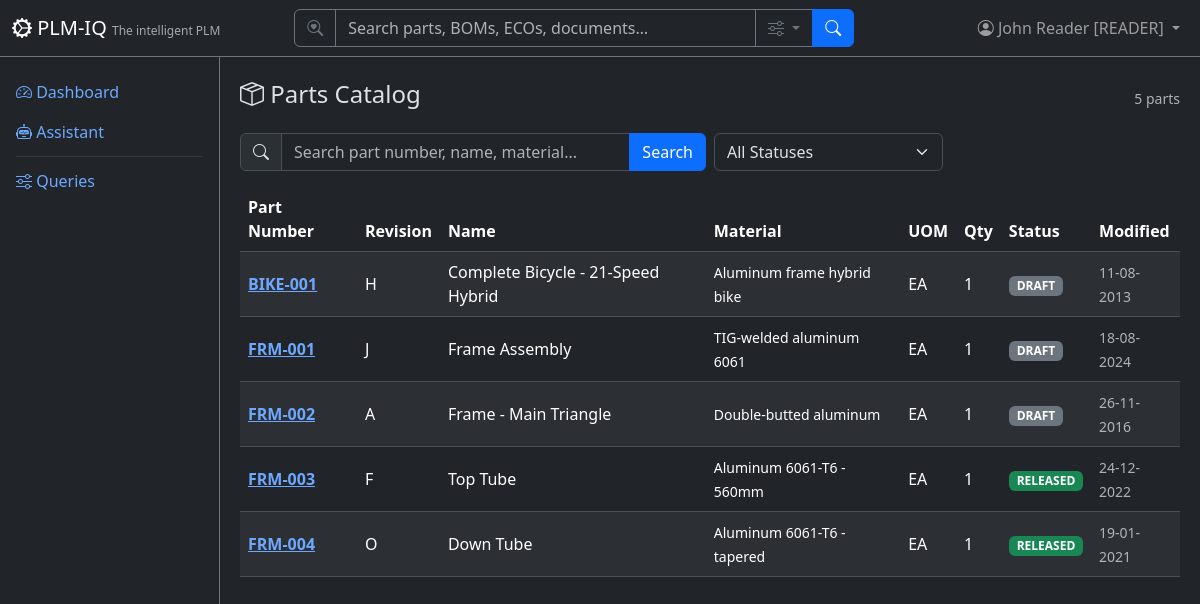
/parts (signed in), run on the app's committed database.
### app/models/tenant_user.py (models this page shows)
class User(Base):
    __tablename__ = "users"
    user_id = Column("user_id", Integer, primary_key=True, autoincrement=True)
    username = Column("username", String, unique=True, nullable=False)
    full_name = Column("full_name", String, nullable=False)
    email = Column("email", String)
    password_hash = Column("password_hash", String, nullable=False, default="")
    tenant_id = Column("tenant_id", Integer, ForeignKey("tenants.tenant_id"), nullable=False, default=1)
    tenant_key = Column("tenant_key", String, nullable=False)
    is_active = Column("is_active", Boolean, default=True)
    created_date = Column("created_date", String)
    role = Column("role", String, nullable=False, default="reader")
    tenant = relationship("Tenant", back_populates="users")
    favorites = relationship("Favorite", back_populates="user")

### app/models/parts.py (models this page shows)
class Part(Base):
    __tablename__ = "parts"
    part_number = Column("part_number", String, primary_key=True)
    part_revision = Column("part_revision", String, nullable=False)
    part_name = Column("part_name", String, nullable=False)
    spec_file = Column("spec_file", String)
    material = Column("material", String)
    uom = Column("uom", String, nullable=False)
    qty = Column("qty", Integer, nullable=False, default=1)
    status = Column("status", String, nullable=False, default="DRAFT")
    created_date = Column("created_date", String)
    modified_date = Column("modified_date", String)
    modified_owner = Column("modified_owner", Integer, ForeignKey("users.user_id"))
    created_by = Column("created_by", Integer, ForeignKey("users.user_id"))
    tenant_id = Column("tenant_id", Integer, ForeignKey("tenants.tenant_id"), nullable=False, default=1)
    tenant_key = Column("tenant_key", String, nullable=False)
    tenant = relationship("Tenant", back_populates="parts")
    bom_items = relationship("BomItem", back_populates="part", foreign_keys="BomItem.part_number")
    costing_items = relationship("CostingBomItem", back_populates="part")
    eco_items = relationship("EngineeringChangeOrder", back_populates="part")
    aml_items = relationship("ApprovedManufacturer", back_populates="part")
    avl_items = relationship("ApprovedVendor", back_populates="part")
    cad_files = relationship("CadMetadata", back_populates="part")

### app/routers/parts.py (the view)
@router.get("", response_class=HTMLResponse)
def list_parts(
    request: Request,
    q: Optional[str] = Query(None, description="Search query"),
    status: Optional[str] = Query(None, description="Filter by status"),
    page: int = Query(1, ge=1),
    db: TenantScopedSession = Depends(get_tenant_db),
):
    user = require_user(request, db)
    ctx = auth_context(request, db)
    query = db.query(Part)
    if q:
        query = query.filter(
            or_(
                Part.part_number.ilike(f"%{q}%"),
                Part.part_name.ilike(f"%{q}%"),
                Part.material.ilike(f"%{q}%"),
            )
        )
    if status:
        query = query.filter(Part.status == status)
    total = query.count()
    offset = (page - 1) * DEFAULT_PAGE_SIZE
    parts = query.order_by(Part.part_number).offset(offset).limit(DEFAULT_PAGE_SIZE).all()
    return HTMLResponse(content=render(
        "parts/list.html",
        **ctx,
        parts=parts,
        page=page,
        total=total,
        pages=(total + DEFAULT_PAGE_SIZE - 1) // DEFAULT_PAGE_SIZE,
        q=q or "",
        status_filter=status or "",
        statuses=["DRAFT", "RELEASED", "OBSOLETED"],
    ))

### app/templates/parts/list.html (shortened to what this page needs)
{% extends "base.html" %}
{% block content %}
<div class="d-flex justify-content-between align-items-center mb-3">
    <h4><i class="bi bi-box-seam"></i> Parts Catalog</h4>
    <div class="d-flex align-items-center gap-3">
        <span class="text-muted small">{{ total }} parts</span>
    </div>
</div>
<form method="GET" class="row g-2 mb-3">
    <div class="col-md-6">
        <div class="input-group">
            <span class="input-group-text"><i class="bi bi-search"></i></span>
            <input type="text" name="q" class="form-control" placeholder="Search part number, name, material..." value="{{ q }}">
            <button class="btn btn-primary" type="submit">Search</button>
        </div>
    </div>
    <div class="col-md-3">
        <select name="status" class="form-select" onchange="this.form.submit()">
            <option value="">All Statuses</option>
        </select>
    </div>
</form>
<div class="table-responsive">
    <table class="table table-striped table-hover align-middle">
        <thead class="table-dark">
            <tr>
                <th>Part Number</th>
                <th>Revision</th>
                <th>Name</th>
                <th>Material</th>
                <th>UOM</th>
                <th>Qty</th>
                <th>Status</th>
                <th>Modified</th>
            </tr>
        </thead>
        <tbody>
            {% for p in parts %}
            <tr>
                <td><a href="/parts/{{ p.part_number }}" class="fw-bold">{{ p.part_number }}</a></td>
                <td>{{ p.part_revision }}</td>
                <td>{{ p.part_name }}</td>
                <td><small>{{ (p.material or '')|truncate(40) or '-' }}</small></td>
                <td>{{ p.uom }}</td>
                <td>{{ p.qty }}</td>
                <td>
                    <span class="badge bg-{% if p.status == 'RELEASED' %}success{% elif p.status == 'OBSOLETED' %}danger{% else %}secondary{% endif %} badge-status">
                        {{ p.status }}
                    </span>
                </td>
                <td><small class="text-muted">{{ p.modified_date or '-' }}</small></td>
            </tr>
            {% else %}
            <tr><td colspan="8" class="text-center text-muted py-4">No parts found.</td></tr>
            {% endfor %}
        </tbody>
    </table>
</div>
{% endblock %}

### app/templates/base.html (shortened to what this page needs)
<!DOCTYPE html>
<html lang="en" data-bs-theme="dark">
<head>
    <link href="https://cdn.jsdelivr.net/npm/bootstrap@5.3.3/dist/css/bootstrap.min.css" rel="stylesheet">
    <link href="https://cdn.jsdelivr.net/npm/bootstrap-icons@1.11.3/font/bootstrap-icons.css" rel="stylesheet">
</head>
<body>
    <nav class="navbar navbar-expand-md navbar-dark bg-dark fixed-top border-bottom border-secondary">
        <div class="container-fluid">
            <a class="navbar-brand" href="/">
                <i class="bi bi-gear-wide-connected"></i> PLM-IQ
                <small class="d-none d-md-inline">The intelligent PLM</small>
            </a>
            <div class="collapse navbar-collapse" id="navMenu">
                {% if current_user %}
                <form class="d-flex mx-auto my-2 my-md-0" role="search" action="/search" method="get" style="width: 100%; max-width: 560px;">
                    <div class="input-group">
                        <span class="input-group-text bg-dark border-secondary text-secondary"><i class="bi bi-search-heart"></i></span>
                        <input type="search" name="q" class="form-control bg-dark text-light border-secondary" placeholder="Search parts, BOMs, ECOs, documents…" aria-label="Search">
                        <button class="btn btn-outline-secondary dropdown-toggle" type="button" data-bs-toggle="dropdown" data-bs-auto-close="outside" title="Search options">
                            <i class="bi bi-sliders"></i>
                        </button>
                        <button class="btn btn-primary" type="submit"><i class="bi bi-search"></i></button>
                    </div>
                </form>
                {% endif %}
                <ul class="navbar-nav ms-auto align-items-center">
                    {% if current_user %}
                    <li class="nav-item dropdown">
                        <a class="nav-link dropdown-toggle position-relative" href="#" role="button" data-bs-toggle="dropdown" aria-label="Profile Menu" title="Profile Menu">
                            <i class="bi bi-person-circle"></i>
                            <span class="d-none d-md-inline">{{ current_user.full_name }} [{{ current_user.role|upper if current_user.role else 'SUPERUSER' }}]</span>
                        </a>
                    </li>
                    {% else %}
                    <li class="nav-item">
                        <a class="nav-link" href="/login"><i class="bi bi-box-arrow-in-right"></i> Sign In</a>
                    </li>
                    {% endif %}
                </ul>
            </div>
        </div>
    </nav>
    <div class="sidebar bg-dark border-end border-secondary pt-3">
        <ul class="nav nav-pills flex-column">
            <li class="nav-item">
                <a class="nav-link" href="/"><i class="bi bi-speedometer2"></i> Dashboard</a>
            </li>
            <li class="nav-item">
                <a class="nav-link" href="/assistant"><i class="bi bi-robot"></i> Assistant</a>
            </li>
            <li class="nav-item">
                <hr class="nav-divider my-1 mx-3 border-secondary">
            </li>
            <li class="nav-item">
                <a class="nav-link" href="/queries"><i class="bi bi-sliders"></i> Queries</a>
            </li>
        </ul>
    </div>
    <div class="main-content">
        {% block content %}{% endblock %}
    </div>
</body>
</html>

### app/templates/base.html (style rules this page uses)
body { padding-top: 60px; }
.sidebar { position: fixed; top: 56px; bottom: 0; left: 0; width: 220px; overflow-y: auto; }
.main-content { margin-left: 220px; padding: 20px; }
.navbar-brand small { font-size: 0.75rem; opacity: 0.6; }
.badge-status { font-size: 0.75rem; }

### data on the page
User: full_name "John Reader", role "READER"
Part: part_number "BIKE-001", part_revision "H", part_name "Complete Bicycle - 21-Speed Hybrid", material "Aluminum frame hybrid bike", uom "EA", qty "1", status "DRAFT", modified_date "11-08-2013"
Part: part_number "FRM-001", part_revision "J", part_name "Frame Assembly", material "TIG-welded aluminum 6061", uom "EA", qty "1", status "DRAFT", modified_date "18-08-2024"
Part: part_number "FRM-002", part_revision "A", part_name "Frame - Main Triangle", material "Double-butted aluminum", uom "EA", qty "1", status "DRAFT", modified_date "26-11-2016"
Part: part_number "FRM-003", part_revision "F", part_name "Top Tube", material "Aluminum 6061-T6 - 560mm", uom "EA", qty "1", status "RELEASED", modified_date "24-12-2022"
Part: part_number "FRM-004", part_revision "O", part_name "Down Tube", material "Aluminum 6061-T6 - tapered", uom "EA", qty "1", status "RELEASED", modified_date "19-01-2021"

### other printed values
{{ total }} "5"
